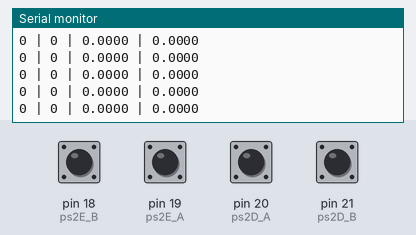
The sketch below on a simulated Arduino Mega 2560, built with avr-gcc and run on an emulated ATmega2560. Shown: the last lines printed to the serial monitor. The test bench sets the inputs (shaded band); at power-on: pin 18 (ps2E_B), pin 19 (ps2E_A), pin 20 (ps2D_A), pin 21 (ps2D_B) HIGH.

Above: at 1.4 s.
1.5 s: pin 18 (ps2E_B) pulled LOW for 1 s
At 1.81 s:
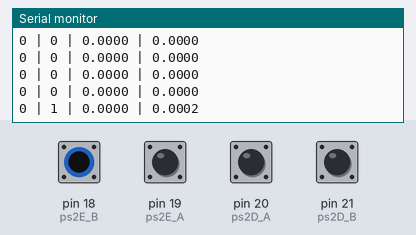
4.0 s: pin 19 (ps2E_A) pulled LOW for 0.15 s
At 4.23 s:
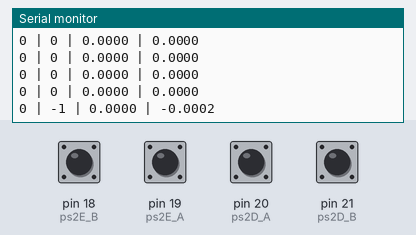
5.6 s: pin 20 (ps2D_A) pulled LOW for 0.15 s
At 5.84 s:
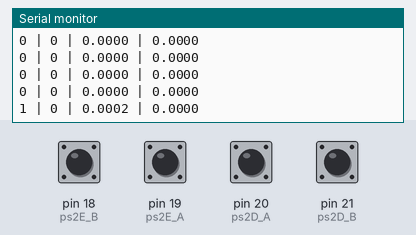
7.2 s: pin 21 (ps2D_B) pulled LOW for 0.15 s
At 7.45 s:
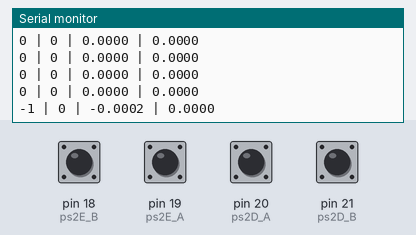
Timing chart, 0 to 9.8 s (numbered marks = the images above; inputs shaded):
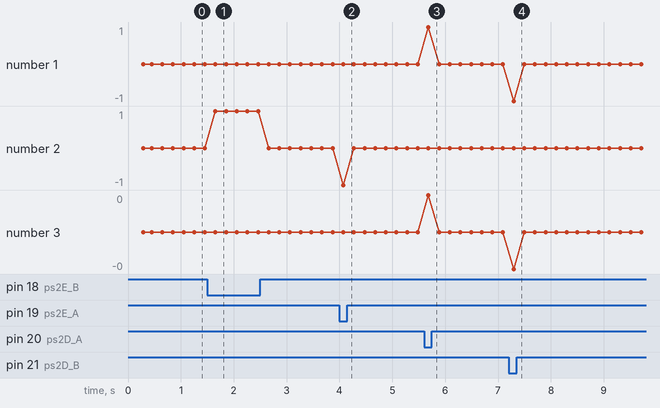

The sketch:

TesteEncoderQuadratura.ino
```cpp
/*
  ============================================================
  TESTE DE ENCODER EM QUADRATURA x4
  Arduino Mega 2560

  Encoder Direito:
    A -> pino 20
    B -> pino 21

  Encoder Esquerdo:
    A -> pino 19
    B -> pino 18

  Encoder:
    12 PPR no eixo do motor
    Redução 1:90

  Quadratura x4:
    12 * 90 * 4 = 4320 contagens por volta da roda
  ============================================================
*/

// ============================================================
// PINOS DOS ENCODERS
// ============================================================

const uint8_t ps2D_A = 20;
const uint8_t ps2D_B = 21;

const uint8_t ps2E_A = 19;
const uint8_t ps2E_B = 18;


// ============================================================
// MÁSCARAS DOS PINOS NO PORTD
// Arduino Mega 2560
//
// Pino 18 -> PD3
// Pino 19 -> PD2
// Pino 20 -> PD1
// Pino 21 -> PD0
// ============================================================

const uint8_t MASK_D_A = (1 << PD1);  // pino 20
const uint8_t MASK_D_B = (1 << PD0);  // pino 21

const uint8_t MASK_E_B = (1 << PD3);  // pino 18
const uint8_t MASK_E_A = (1 << PD2);  // pino 19


// ============================================================
// CONTADORES
// ============================================================

volatile int32_t countD = 0;
volatile int32_t countE = 0;

volatile uint8_t stateD = 0;
volatile uint8_t stateE = 0;


// ============================================================
// TABELA DE DECODIFICAÇÃO EM QUADRATURA
//
// estado = (A << 1) | B
//
//              Novo estado
//             00  01  10  11
//
// anterior 00  0  +1  -1   0
//          01 -1   0   0  +1
//          10 +1   0   0  -1
//          11  0  -1  +1   0
// ============================================================

const int8_t quadTable[16] = {
     0, -1,  1,  0,
     1,  0,  0, -1,
    -1,  0,  0,  1,
     0,  1, -1,  0
};


// ============================================================
// ATUALIZA ENCODER DIREITO
// ============================================================

void updateD() {

  uint8_t port = PIND;

  uint8_t newState =
      ((port & MASK_D_A) ? 0b10 : 0) |
      ((port & MASK_D_B) ? 0b01 : 0);

  uint8_t index = (stateD << 2) | newState;

  countD += quadTable[index];

  stateD = newState;
}


// ============================================================
// ATUALIZA ENCODER ESQUERDO
// ============================================================

void updateE() {

  uint8_t port = PIND;

  uint8_t newState =
      ((port & MASK_E_A) ? 0b10 : 0) |
      ((port & MASK_E_B) ? 0b01 : 0);

  uint8_t index = (stateE << 2) | newState;

  countE += quadTable[index];

  stateE = newState;
}


// ============================================================
// INTERRUPÇÕES
// ============================================================

void ISR_D_A() {
  updateD();
}

void ISR_D_B() {
  updateD();
}

void ISR_E_A() {
  updateE();
}

void ISR_E_B() {
  updateE();
}


// ============================================================
// CONSTANTES
// ============================================================

const float PPR = 12.0;
const float GEAR_RATIO = 90.0;
const float QUAD_MULT = 4.0;

const float COUNTS_PER_REV =
    PPR * GEAR_RATIO * QUAD_MULT;

// 4320 contagens = 1 volta
const float RAD_PER_COUNT =
    2.0 * PI / COUNTS_PER_REV;


constexpr int8_t kSignD = +1;   // roda direita
constexpr int8_t kSignE = -1;   // roda esquerda (motor espelhado)
// ============================================================
// SETUP
// ============================================================

void setup() {

  Serial.begin(9600);

  // Entradas dos encoders
  pinMode(ps2D_A, INPUT_PULLUP);
  pinMode(ps2D_B, INPUT_PULLUP);

  pinMode(ps2E_A, INPUT_PULLUP);
  pinMode(ps2E_B, INPUT_PULLUP);


  // ----------------------------------------------------------
  // Inicializa os estados atuais dos encoders
  // ----------------------------------------------------------

  uint8_t port = PIND;

  stateD =
      ((port & MASK_D_A) ? 0b10 : 0) |
      ((port & MASK_D_B) ? 0b01 : 0);

  stateE =
      ((port & MASK_E_A) ? 0b10 : 0) |
      ((port & MASK_E_B) ? 0b01 : 0);


  // ----------------------------------------------------------
  // Interrupções em ambos os canais
  // ----------------------------------------------------------

  attachInterrupt(
      digitalPinToInterrupt(ps2D_A),
      ISR_D_A,
      CHANGE
  );

  attachInterrupt(
      digitalPinToInterrupt(ps2D_B),
      ISR_D_B,
      CHANGE
  );

  attachInterrupt(
      digitalPinToInterrupt(ps2E_A),
      ISR_E_A,
      CHANGE
  );

  attachInterrupt(
      digitalPinToInterrupt(ps2E_B),
      ISR_E_B,
      CHANGE
  );


  Serial.println();
  Serial.println("==========================================");
  Serial.println(" TESTE DE ENCODER - QUADRATURA x4");
  Serial.println("==========================================");

  Serial.print("Contagens por volta: ");
  Serial.println(COUNTS_PER_REV);

  Serial.println();
  Serial.println("Gire as rodas manualmente.");
  Serial.println("Formato:");
  Serial.println("countD | countE | voltasD | voltasE");
  Serial.println("------------------------------------------");
}


// ============================================================
// LOOP
// ============================================================

void loop() {

  // Copia os contadores de forma segura
  noInterrupts();

  int32_t pulsosD = countD * kSignD;
  int32_t pulsosE = countE * kSignE;

  interrupts();


  // Converte contagens para voltas
  float voltasD =
      (float)pulsosD / COUNTS_PER_REV;

  float voltasE =
      (float)pulsosE / COUNTS_PER_REV;


  // ----------------------------------------------------------
  // Exibe os resultados
  // ----------------------------------------------------------

  Serial.print(pulsosD);
  Serial.print(" | ");

  Serial.print(pulsosE);
  Serial.print(" | ");

  Serial.print(voltasD, 4);
  Serial.print(" | ");

  Serial.println(voltasE, 4);


  delay(200);
}
```

Measured:
- after the input at 1.5 s, the serial monitor: prints a new line after 0.15 s (image 1)
- after the input at 4.0 s, the serial monitor: prints a new line after 0.07 s (image 2)
- after the input at 5.6 s, the serial monitor: prints a new line after 0.08 s (image 3)
- after the input at 7.2 s, the serial monitor: prints a new line after 0.10 s (image 4)
